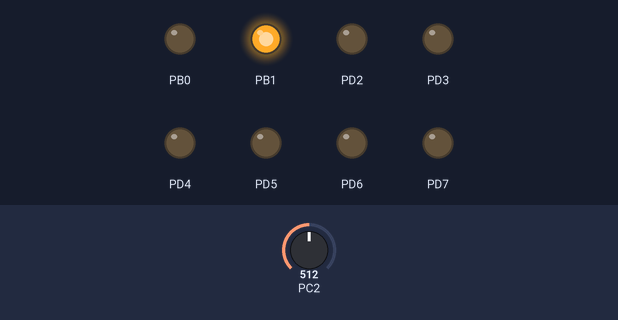
Bench run of a program on a simulated ATmega328P, built with avr-gcc and emulated at 16 MHz. Parts: output pins drawn as LEDs (lit = HIGH). Inputs (shaded band) come from the test bench; at power-on: PC2 = 512. At 6.0 s the program stops and its outputs stay as they are.

Above: at 3.9 s.
4.0 s: PC2 set to 716
At 4.8 s:
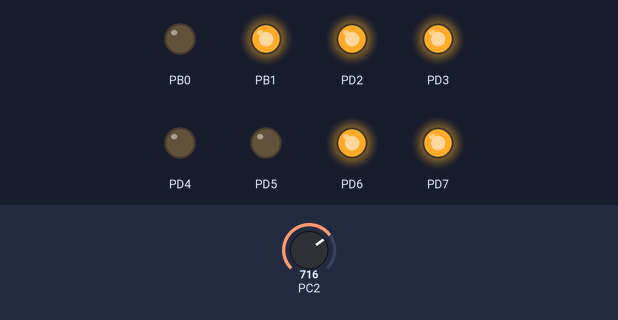
At 6.4 s:
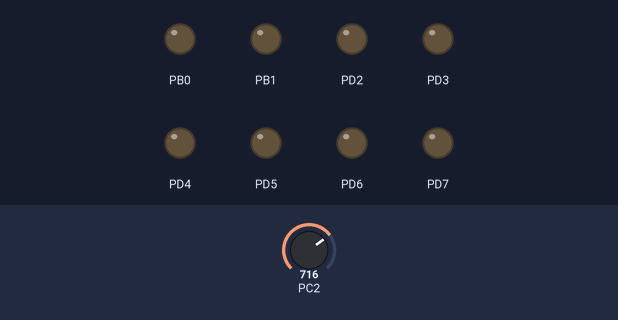
Timing chart, 0 to 7.5 s (numbered marks = the images above; inputs shaded):
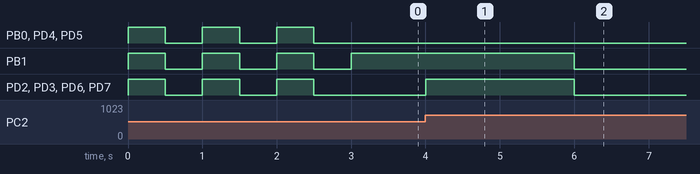

Measured:
- after the input at 4.0 s, PD2, PD3, PD6, PD7: LOW → HIGH at once, → LOW 2.0 s later
- by itself, PB0, PD2–7: alternates HIGH for 0.50 s and LOW for 0.50 s, 6 changes in all, then stays LOW
- by itself, PB1: alternates HIGH for 0.50 s and LOW for 0.50 s

The program:

main.c
```c
#define F_CPU 16000000UL
#include <avr/io.h>
#include <avr/interrupt.h>
#include <stdint.h>
#include <util/delay.h>
#include "SPI/SPI.h"
#include "ADC/ADC.h"

// Prototipos de funciones locales
void setup(void);
void refreshLEDs(uint8_t value);
void testHardware(void);

int main(void) {
	setup();

	// Configurar SPI
	SPI_init(SPI_SLAVE, SPI_MSB_FIRST, SPI_CLOCK_IDLE_LOW, SPI_SAMPLE_ON_LEADING);
	SPI_enable_interrupt();
	sei();

	while(1) {
		// Todo se maneja en la interrupción SPI
	}
}

void setup(void) {
	// Configuración de LEDs
	DDRB |= (1 << DDB0) | (1 << DDB1);
	DDRD |= 0xFC;

	// Configuración de SS (PB2)
	DDRB &= ~(1 << DDB2);
	PORTB |= (1 << PORTB2);

	// Inicialización del ADC
	ADC_init();

	testHardware();
}

void refreshLEDs(uint8_t value) {
	PORTB = (PORTB & 0xFC) | ((value >> 6) & 0x03);
	PORTD = (value << 2) & 0xFC;
}

void testHardware(void) {
	// Test de LEDs
	for(uint8_t i=0; i<3; i++) {
		PORTB |= 0x03; PORTD |= 0xFC;
		_delay_ms(500);
		PORTB &= ~0x03; PORTD &= ~0xFC;
		_delay_ms(500);
	}

	// Test de ADC
	uint16_t val;
	uint32_t start = 0;
	while(start < 3000) {
		val = ADC_read(2);
		refreshLEDs(val >> 2);
		_delay_ms(100);
		start += 100;
	}
	refreshLEDs(0);
}

ISR(SPI_STC_vect) {
	static uint8_t command = 0;
	uint8_t received = SPI_receive();

	if(received == 'p') {
		command = 1;
		SPI_transmit(ADC_read(2) >> 2);
	}
	else if(command == 1) {
		SPI_transmit(ADC_read(3) >> 2);
		command = 0;
	}
	else {
		refreshLEDs(received);
		SPI_transmit(received);
	}
}
```

ADC.c
```c
/*
 * ADC.c
 *
 * Created: 25/07/2025 05:52:22
 *  Author: Chris Q
 */


#include "ADC.h"

void ADC_init(void) {
	ADMUX = (1 << REFS0);               // AVcc como referencia
	ADCSRA = (1 << ADEN) | (1 << ADPS2) | (1 << ADPS1) | (1 << ADPS0); // Prescaler 128
	DIDR0 = (1 << ADC2D) | (1 << ADC3D); // Deshabilitar entradas digitales
}

uint16_t ADC_read(uint8_t channel) {
	ADMUX = (ADMUX & 0xF0) | (channel & 0x0F);
	ADCSRA |= (1 << ADSC);
	while(ADCSRA & (1 << ADSC));
	uint8_t low = ADCL;  // Leer ADCL primero!
	uint8_t high = ADCH;
	return (high << 8) | low;
}
```

ADC.h
```c
/*
 * ADC.h
 *
 * Created: 25/07/2025 05:52:35
 *  Author: Chris Q
 */
#ifndef ADC_H_
#define ADC_H_

#include <avr/io.h>

void ADC_init(void);
uint16_t ADC_read(uint8_t channel);

#endif /* ADC_H_ */
```

SPI.c
```c
/*
 * SPI.c
 *
 * Created: 25/07/2025 05:53:05
 *  Author: Chris Q
 */
#include "SPI.h"

void SPI_init(uint8_t mode, uint8_t data_order, uint8_t clock_polarity, uint8_t clock_phase) {
	if(mode == SPI_MASTER) {
		DDRB |= (1 << DDB3) | (1 << DDB5); // MOSI y SCK como salidas
		SPCR = (1 << SPE) | (1 << MSTR);
		} else {
		DDRB |= (1 << DDB4); // MISO como salida
		SPCR = (1 << SPE);
	}

	if(data_order == SPI_LSB_FIRST) SPCR |= (1 << DORD);
	if(clock_polarity == SPI_CLOCK_IDLE_HIGH) SPCR |= (1 << CPOL);
	if(clock_phase == SPI_SAMPLE_ON_TRAILING) SPCR |= (1 << CPHA);
}

void SPI_enable_interrupt(void) {
	SPCR |= (1 << SPIE);
}

uint8_t SPI_receive(void) {
	return SPDR;
}

void SPI_transmit(uint8_t data) {
	SPDR = data;
}
```

SPI.h
```c
/*
 * SPI.h
 *
 * Created: 25/07/2025 05:52:48
 *  Author: Chris Q
 */

#ifndef SPI_H
#define SPI_H

#include <avr/io.h>
#include <stdint.h>

// Modos de operación
#define SPI_SLAVE 0
#define SPI_MASTER 1

// Orden de bits
#define SPI_MSB_FIRST 0
#define SPI_LSB_FIRST 1

// Polaridad de reloj
#define SPI_CLOCK_IDLE_LOW 0
#define SPI_CLOCK_IDLE_HIGH 1

// Fase de reloj
#define SPI_SAMPLE_ON_LEADING 0
#define SPI_SAMPLE_ON_TRAILING 1

void SPI_init(uint8_t mode, uint8_t data_order, uint8_t clock_polarity, uint8_t clock_phase);
void SPI_enable_interrupt(void);
uint8_t SPI_receive(void);
void SPI_transmit(uint8_t data);

#endif
```
